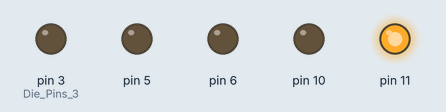
Simulated run of this sketch. Board: Arduino Uno, built with avr-gcc and run on an emulated ATmega328P. On the bench: output pins drawn as LEDs (lit = HIGH).

Above: at 0.2 s.
At 1.7 s:
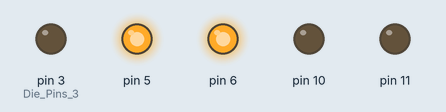
At 2.7 s:
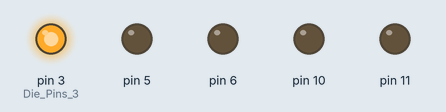
At 3.2 s:
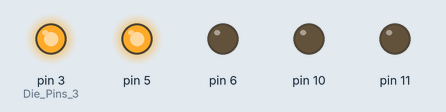
At 4.7 s:
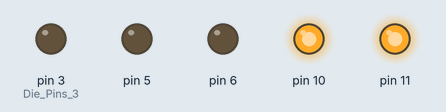
At 6.2 s:
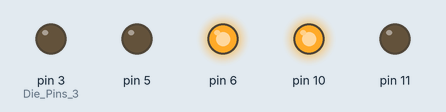
Timing chart, 0 to 6.5 s (numbered marks = the images above):
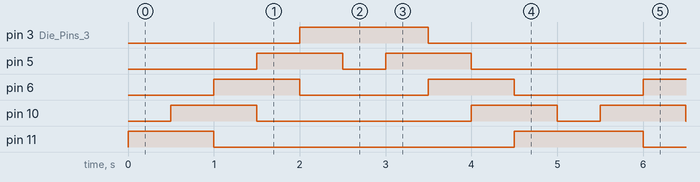

Measured:
- by itself, pin 3 (Die_Pins_3): alternates HIGH for 1.5 s and LOW for 3.5 s
- by itself, pin 5: repeats every 5.0 s: LOW 0.50 s, HIGH 1.0 s, LOW 2.5 s, HIGH 1.0 s
- by itself, pin 6: alternates HIGH for 1.0 s and LOW for 1.5 s
- by itself, pin 10: repeats every 5.0 s: LOW 2.5 s, HIGH 1.0 s, LOW 0.50 s, HIGH 1.0 s
- by itself, pin 11: repeats every 5.0 s: LOW 3.5 s, HIGH 1.5 s

The sketch:

Arduino101_02_KnightRider.ino.ino
```cpp
/*
  KnightRider

  Wir lassen die LEDs nacheinander blinken und erzeugen so einen Scanner-Effekt
 */

int wartezeit = 500;

// Die Setup-Schleife läuft nach dem Start des Arduino genau 1x durch
void setup() {
  pinMode(3, OUTPUT); //Die Pins 3,5,6,10 und 11 sind alle digital und werden als Ausgänge festgelegt
  pinMode(5, OUTPUT);
  pinMode(6, OUTPUT);
  pinMode(10, OUTPUT);
  pinMode(11, OUTPUT);
}

// Die Loop-Funktion wiederholt sich immer wieder solange das Gerät Strom hat.
void loop() {
  digitalWrite(11, HIGH); // Den Pin 11 auf 5V = HIGH setzen
  delay(wartezeit);
  digitalWrite(10, HIGH); // Den Pin 10 auf 5V = HIGH setzen
  delay(wartezeit);
  digitalWrite(11, LOW);  // Den Pin 11 auf 0V = LOW setzen
  digitalWrite(6, HIGH);  // Den Pin 6 auf 5V = HIGH setzen
  delay(wartezeit);
  digitalWrite(10, LOW);  // Den Pin 10 auf 0V = LOW setzen
  digitalWrite(5, HIGH);  // Den Pin 5 auf 5V = HIGH setzen
  delay(wartezeit);
  digitalWrite(6, LOW);  // Den Pin 6 auf 0V = LOW setzen
  digitalWrite(3, HIGH);  // Den Pin 3 auf 5V = HIGH setzen
  delay(wartezeit);
  digitalWrite(5, LOW);  // Den Pin 5 auf 0V = LOW setzen
  delay(wartezeit);
  digitalWrite(5, HIGH);  // Den Pin 5 auf 5V = HIGH setzen
  delay(wartezeit);
  digitalWrite(3, LOW);  // Den Pin 3 auf 0V = LOW setzen
  digitalWrite(6, HIGH);  // Den Pin 6 auf 5V = HIGH setzen
  delay(wartezeit);
  digitalWrite(5, LOW);  // Den Pin 5 auf 0V = LOW setzen
  digitalWrite(10, HIGH); // Den Pin 10 auf 5V = HIGH setzen
  delay(wartezeit);
  digitalWrite(6, LOW);  // Den Pin 6 auf 0V = LOW setzen
  digitalWrite(11, HIGH); // Den Pin 11 auf 5V = HIGH setzen
  delay(wartezeit);
  digitalWrite(10, LOW);  // Den Pin 10 auf 0V = LOW setzen
}
```
